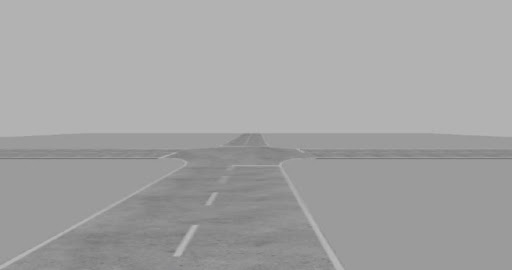
#> input picture pic1.jpg, 512 x 270 px
$ python lane_detection.py
#> lines starting #> are read from the running program, lines starting #| are printed output that depends on the picture; after the words box and inside, x2 and y2 are one past the last pixel; in counts of white or black regions, pixels touching at a corner belong together
import matplotlib.pylab as plt
import cv2
import numpy as np

def ROI_mask(img,vertices):
    mask = np.zeros_like(img)
    mask_colour = 255
    cv2.fillPoly(mask,vertices,mask_colour)
    mask_img = cv2.bitwise_and(img,mask)
    return mask_img


def create_coordinates(img,line_parameters,y):
    m,c = line_parameters
    y1 = img.shape[0]
    y2 = int(y)
    x1 = int((y1-c)/m)
    x2 = int((y2-c)/m)
    return np.array([x1,y1,x2,y2])


def optimise_lines(img,lines,lane):
    left = []
    middle = []
    right = []
    y = 168
    for line in lines:
        x1,y1,x2,y2 = line.reshape(4)
        para = np.polyfit((x1,x2),(y1,y2),1)
        m = para[0]
        c = para[1]
        if lane=='right':
            if abs(m)<0.1:
                y = c
                continue
            elif m>0:
                right.append((m,c))
            elif m<-1:
                middle.append((m,c))
            else:
                left.append((m,c))
        else:
            if abs(m)<0.4 and abs(m)>0.15:
                continue
            elif abs(m)<0.15:
                y=c
            elif m<0:
                left.append((m,c))
            elif m>1:
                middle.append((m,c))
            else:
                right.append((m,c))
    left_fit = np.average(left,axis=0)
    middle_fit = np.average(middle,axis=0)
    right_fit = np.average(right,axis=0)
    left_line = create_coordinates(img,left_fit,y)
    middle_line = create_coordinates(img,middle_fit,y)
    right_line = create_coordinates(img,right_fit,y)
    return np.array([left_line,middle_line,right_line])


def draw_lines(img,lines):
    copy_img = np.copy(img)
    blank_img = np.zeros((copy_img.shape[0],copy_img.shape[1],3),dtype=np.uint8)
    if lines is not None:
        i=1
        for line in lines:
            x1,y1,x2,y2 = line.reshape(4)
            if i==1:
                cv2.line(blank_img,(x1,y1),(x2,y2),(255,0,0),thickness=3)
            elif i==2:
                cv2.line(blank_img,(x1,y1),(x2,y2),(0,0,255),thickness=3)
            else:
                cv2.line(blank_img,(x1,y1),(x2,y2),(0,255,0),thickness=3)
            i = i+1

    img = cv2.addWeighted(img,0.8,blank_img,1,1)
    return img

path = input('Enter the path of the image ')
#> the answer given: pic1.jpg
img = cv2.imread(path)
#> img is the input picture: shape (270, 512, 3); mean B, G, R 163.5, 163.5, 163.5
height = img.shape[0]
#> height = 270
width = img.shape[1]
#> width = 512

ROI_vertices_right = [
    (0,height-10),
    (width/2-30,height/2),
    (width,height)
]
#> ROI_vertices_right = [(0, 260), (226, 135), (512, 270)]
ROI_vertices_left = [
    (50,height-10),
    (width/2+10 ,height/2+15),
    (width,height-10)
]
#> ROI_vertices_left = [(50, 260), (266, 150), (512, 260)]
gray_img = cv2.cvtColor(img, cv2.COLOR_RGB2GRAY)
canny_img = cv2.Canny(gray_img,50,100)
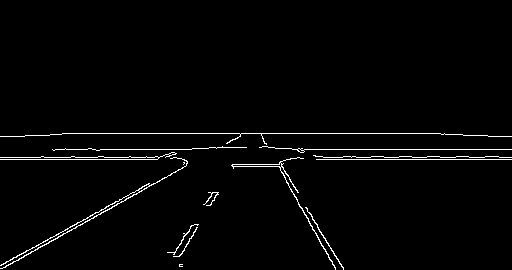
#> canny_img: shape (270, 512); 2.1% white in thin lines or dots, all inside (x1, y1, x2, y2) = (0, 133, 512, 270)
crop_img = ROI_mask(canny_img,np.array([ROI_vertices_right],np.int32),)
#> in ROI_mask, `cv2.fillPoly(mask,vertices,mask_colour)`:
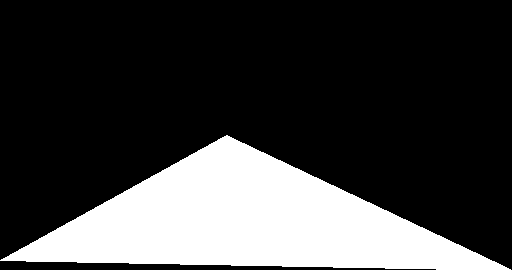
#> mask: shape (270, 512); 24.3% white; 1 white region, box (x1, y1, x2, y2) and area: (0, 135, 511, 270) 33624
#> in ROI_mask, `mask_img = cv2.bitwise_and(img,mask)`:
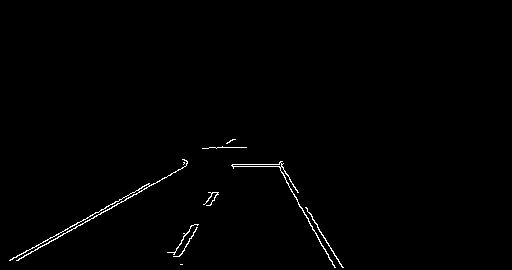
#> mask_img: shape (270, 512); 0.78% white in thin lines or dots, all inside (x1, y1, x2, y2) = (9, 139, 344, 268)
lines = cv2.HoughLinesP(crop_img,rho=6,theta=np.pi/180 ,threshold=100,lines=np.array([]),minLineLength=40,maxLineGap=100)
#> lines = [[9, 260, 212, 147], [109, 209, 230, 140], [19, 258, 211, 147], [279, 163, 321, 245], [277, 164, 325, 238], [16, 260, 234, 139], [276, 164, 343, 267], [175, 256, 238, 147], [281, 161, 330, 260], [183, 164, 283, 167], [172, 252, 236, 164]]

for line in lines:
    x1,y1,x2,y2 = line.reshape(4)
    if x1<20:
        lane = 'right'
        break
    else:
        lane = 'left'
#> this loop made 1 pass

if lane=='left':
    crop_img = ROI_mask(canny_img,np.array([ROI_vertices_left],np.int32),)
    lines = cv2.HoughLinesP(crop_img,rho=6,theta=np.pi/180 ,threshold=100,lines=np.array([]),minLineLength=40,maxLineGap=100)

optimised_line = optimise_lines(img,lines,lane)
#> the loop in optimise_lines, `for line in lines:` made 11 passes
#> (x1, y1, x2, y2, m, c, y) on pass 10: (183, 164, 283, 167, 0.03, 158.5, 158.5)
#> (x1, y1, x2, y2, m, c) on passes 1 to 6: (9, 260, 212, 147, -0.557, 265), (109, 209, 230, 140, -0.57, 271.2), (19, 258, 211, 147, -0.578, 269), (279, 163, 321, 245, 1.95, -381.7), (277, 164, 325, 238, 1.54, -263), (16, 260, 234, 139, -0.555, 268.9)
#> after the loop in optimise_lines, `for line in lines:`: left = [(-0.557, 265), (-0.57, 271.2), (-0.578, 269), (-0.555, 268.9)]; middle = [(-1.73, 558.8), (-1.38, 488.5)]; right = [(1.95, -381.7), (1.54, -263), (1.54, -260.3), (2.02, -406.7)]
#> in optimise_lines, `left_fit = np.average(left,axis=0)`: left_fit = [-0.565, 268.5]
#> in optimise_lines, `middle_fit = np.average(middle,axis=0)`: middle_fit = [-1.55, 523.6]
#> in optimise_lines, `right_fit = np.average(right,axis=0)`: right_fit = [1.76, -327.9]
#> in create_coordinates, `m,c = line_parameters`: m = -0.565; c = 268.5
#> in create_coordinates, `y2 = int(y)`: y2 = 158
#> in create_coordinates, `x1 = int((y1-c)/m)`: x1 = -2
#> in create_coordinates, `x2 = int((y2-c)/m)`: x2 = 195
#> in optimise_lines, `left_line = create_coordinates(img,left_fit,y)`: left_line = [-2, 270, 195, 158]
#> in optimise_lines, `middle_line = create_coordinates(img,middle_fit,y)`: middle_line = [163, 270, 235, 158]
#> in optimise_lines, `right_line = create_coordinates(img,right_fit,y)`: right_line = [339, 270, 275, 158]
#> optimised_line = [[-2, 270, 195, 158], [163, 270, 235, 158], [339, 270, 275, 158]]

print("The car is in " +lane+" lane")
#| The car is in right lane
img_line = draw_lines(img,optimised_line)
#> the loop in draw_lines, `for line in lines:` made 3 passes
#> (line, x1, x2) on passes 1 to 3: ([-2, 270, 195, 158], -2, 195), ([163, 270, 235, 158], 163, 235), ([339, 270, 275, 158], 339, 275)
#> after the loop in draw_lines, `for line in lines:`:
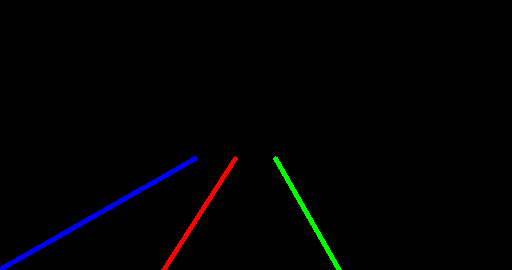
#> blank_img: shape (270, 512, 3); mean of channels 0, 1, 2 2.1, 1.2, 1.2; drawn as B, G, R
#> after the loop in draw_lines, `for line in lines:`: i = 4
#> in draw_lines, `img = cv2.addWeighted(img,0.8,blank_img,1,1)`:
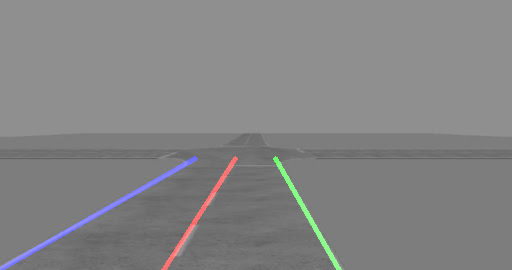
#> img: shape (270, 512, 3); mean of channels 0, 1, 2 132.6, 132.1, 132.2; drawn as B, G, R
plt.imshow(img_line)
plt.show()
